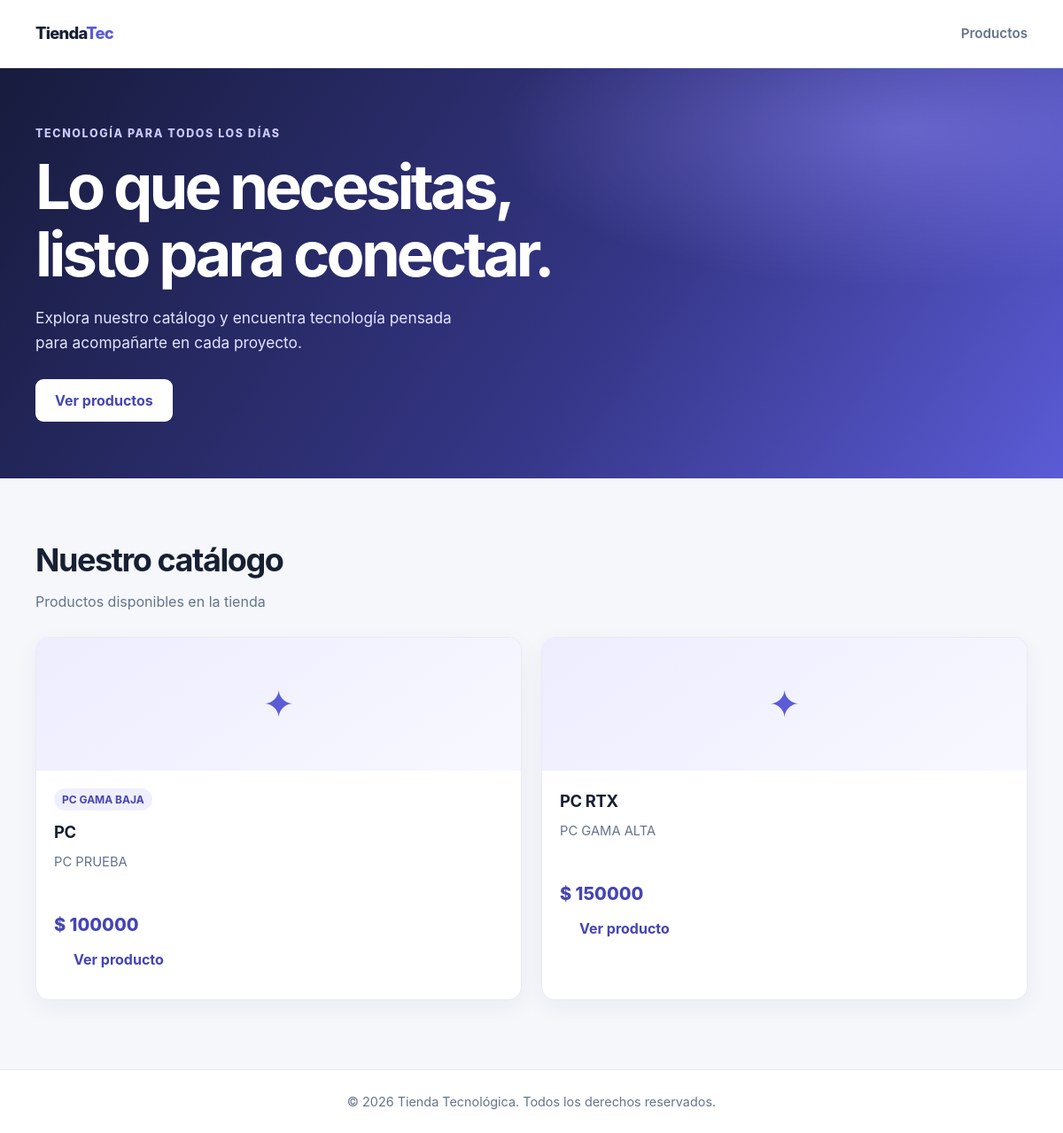
Before: / with the older database file.
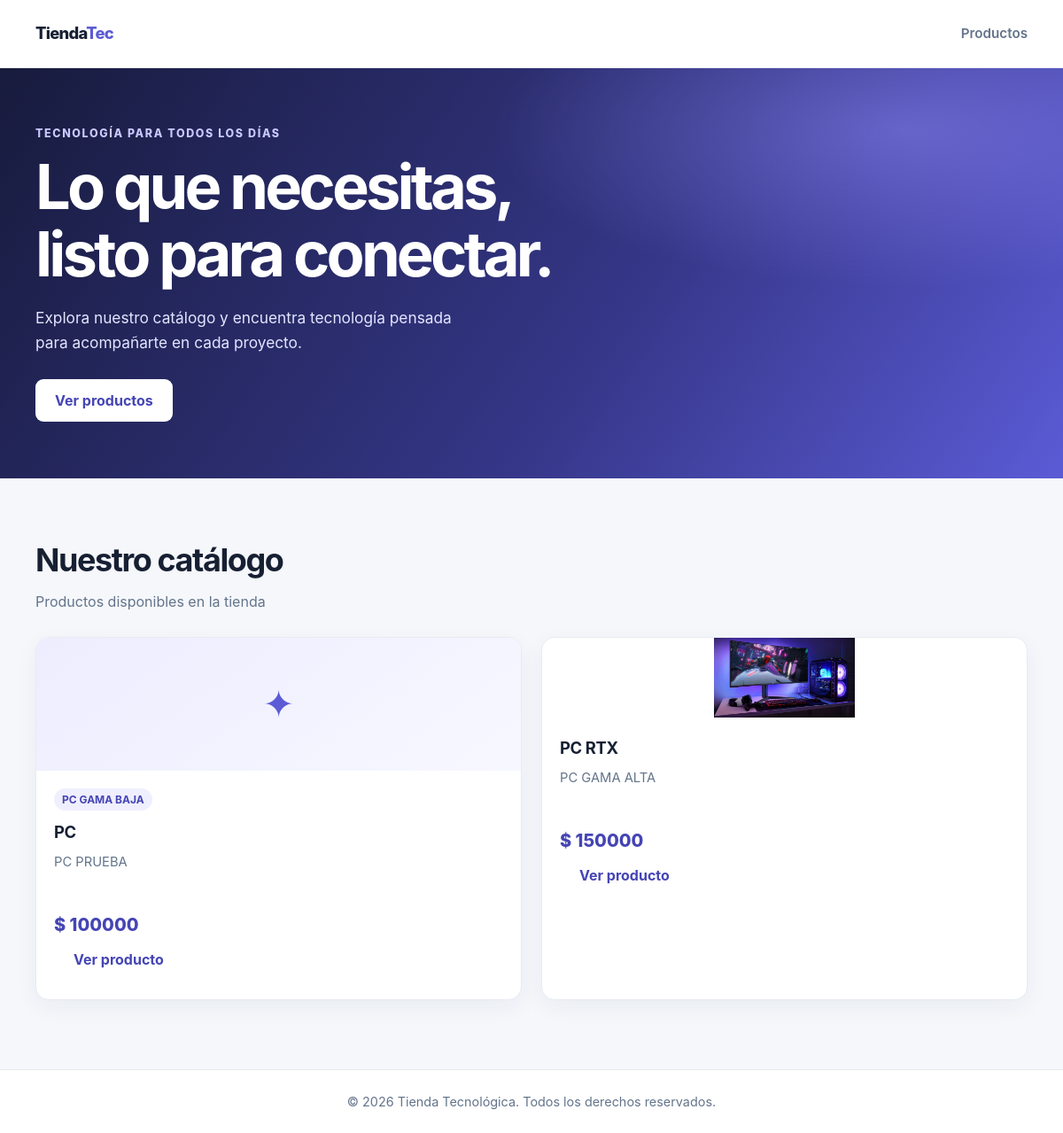
After: the same page with the newer database file.
### catalogo/models.py (models this page shows, shortened)
class Catalogo(models.Model):
    nombre = models.CharField(max_length=100)
    descripcion = models.TextField()
    precio = models.DecimalField(max_digits=10, decimal_places=2)
    fecha_creacion = models.DateTimeField(auto_now_add=True)
    miniatura = models.ImageField(upload_to='productos/', null=True, blank=True)

class Categoria(models.Model):
    nombre = models.CharField(max_length=100)
    descripcion = models.TextField()
    foreign_key = models.ForeignKey(Catalogo, on_delete=models.CASCADE, related_name='categorias')

### catalogo/views.py (the view)
# urls.py: path('', views.inicio, name='inicio'),
def inicio(request):
    productos = Catalogo.objects.prefetch_related('categorias')
    cat = request.GET.get('categoria')
    if cat:
        productos = productos.filter(categorias__nombre=cat)
    q = request.GET.get('q')
    if q:
        productos = productos.filter(nombre__icontains=q)
    return render(request, 'catalogo/inicio.html', {'productos': productos})

### templates/catalogo/inicio.html (shortened to what this page needs)
<!DOCTYPE html>
<html lang="es">
<head>
    {% load static %}
    <link rel="stylesheet" href="{% static 'catalogo/css/inicio.css' %}">
</head>
<body>
    <header class="topbar">
        <nav class="navigation" aria-label="Navegación principal">
            <a class="brand" href="{% url 'inicio' %}">Tienda<span>Tec</span></a>
            <a class="nav-link" href="#productos">Productos</a>
        </nav>
    </header>
    <main>
        <section class="hero">
            <div class="hero-content">
                <div class="hero-copy">
                    <p class="eyebrow">Tecnología para todos los días</p>
                    <h1>Lo que necesitas, listo para conectar.</h1>
                    <p>Explora nuestro catálogo y encuentra tecnología pensada para acompañarte en cada proyecto.</p>
                    <a class="button" href="#productos">Ver productos</a>
                </div>
            </div>
        </section>
        <section class="catalog" id="productos" aria-labelledby="catalog-title">
            <div class="section-heading">
                <div>
                    <h2 id="catalog-title">Nuestro catálogo</h2>
                    <p>Productos disponibles en la tienda</p>
                </div>
            </div>
            {% if productos %}
                <div class="product-grid">
                    {% for producto in productos %}
                        <article class="product-card">
                            {% if producto.miniatura %}
                                <img class="product-image{% if producto.nombre == 'PC RTX' %} product-image-rtx{% endif %}" src="{{ producto.miniatura.url }}" alt="{{ producto.nombre }}">
                            {% else %}
                                <div class="product-art" aria-hidden="true">✦</div>
                            {% endif %}
                            <div class="product-info">
                                {% if producto.categorias.all %}
                                    <div class="category-list">
                                        {% for categoria in producto.categorias.all %}
                                            <span class="category">{{ categoria.nombre }}</span>
                                        {% endfor %}
                                    </div>
                                {% endif %}
                                <h3>{{ producto.nombre }}</h3>
                                <p class="description">{{ producto.descripcion|default:"Consulta los detalles de este producto." }}</p>
                                <p class="price">$ {{ producto.precio|floatformat:0 }}</p>
                                <a class="button" href="{% url 'detalle_producto' producto.nombre %}">Ver producto</a>
                            </div>
                        </article>
                    {% endfor %}
                </div>
            {% else %}
                <div class="empty-state">
                    <h3>Aún no hay productos</h3>
                    <p>Estamos preparando el catálogo. Vuelve pronto para descubrir las novedades.</p>
                </div>
            {% endif %}
        </section>
    </main>
    <footer>
        &copy; {% now "Y" %} Tienda Tecnológica. Todos los derechos reservados.
    </footer>
</body>
</html>

### catalogo/static/catalogo/css/inicio.css (style rules this page uses)
:root { color-scheme: light; --ink: #172033; --muted: #64748b; --brand: #5b5bd6; --brand-dark: #4545b5; --surface: #ffffff; --background: #f5f7fb; }
* { box-sizing: border-box; }
html { scroll-behavior: smooth; }
body { margin: 0; background: var(--background); color: var(--ink); font-family: Inter, "Segoe UI", Arial, sans-serif; line-height: 1.6; }
a { color: inherit; text-decoration: none; }
.topbar { background: var(--surface); border-bottom: 1px solid #e7eaf1; }
.navigation { width: min(1120px, calc(100% - 40px)); min-height: 76px; margin: 0 auto; display: flex; align-items: center; justify-content: space-between; gap: 24px; }
.brand { font-size: 1.15rem; font-weight: 800; letter-spacing: -0.04em; }
.brand span { color: var(--brand); }
.nav-link { color: var(--muted); font-size: 0.95rem; font-weight: 600; }
.hero { overflow: hidden; background: radial-gradient(ellipse at 85% 15%, rgba(150, 143, 255, 0.45), transparent 32%), linear-gradient(125deg, #171b3c, #353687 58%, #5b5bd6); color: white; }
.hero-content { width: min(1120px, calc(100% - 40px)); min-height: 340px; margin: 0 auto; padding: 64px 0; display: flex; align-items: center; }
.hero-copy { max-width: 660px; }
.eyebrow { margin: 0 0 12px; color: #c9c8ff; font-size: 0.78rem; font-weight: 800; letter-spacing: 0.13em; text-transform: uppercase; }
h1 { margin: 0; font-size: clamp(2.4rem, 6vw, 4.4rem); letter-spacing: -0.055em; line-height: 1.08; }
.hero-copy > p:not(.eyebrow) { max-width: 510px; margin: 20px 0 28px; color: #e3e5ff; font-size: 1.08rem; }
.button { display: inline-flex; min-height: 48px; align-items: center; justify-content: center; padding: 0 22px; border-radius: 9px; background: white; color: var(--brand-dark); font-weight: 750; }
.catalog { width: min(1120px, calc(100% - 40px)); margin: 0 auto; padding: 64px 0 78px; }
.section-heading { margin-bottom: 26px; display: flex; align-items: end; justify-content: space-between; gap: 16px; }
.section-heading h2 { margin: 0; font-size: clamp(1.7rem, 4vw, 2.25rem); letter-spacing: -0.04em; }
.section-heading p { margin: 5px 0 0; color: var(--muted); }
.product-grid { display: grid; grid-template-columns: repeat(auto-fit, minmax(min(100%, 250px), 1fr)); gap: 22px; }
.product-card { overflow: hidden; border: 1px solid #e8ebf2; border-radius: 15px; background: var(--surface); box-shadow: 0 8px 26px rgba(27, 37, 71, 0.05); }
.product-art { min-height: 150px; display: grid; place-items: center; background: linear-gradient(145deg, #ededff, #f7f8ff); color: var(--brand); font-size: 2.7rem; }
.product-image { display: block; width: 100%; height: 170px; object-fit: contain; background: #fff; }
.product-image-rtx { width: 65%; height: 90px; margin: 0 auto; }
.product-info { padding: 20px; }
.category-list { margin-bottom: 10px; display: flex; flex-wrap: wrap; gap: 7px; }
.category { padding: 3px 9px; border-radius: 99px; background: #f0efff; color: var(--brand-dark); font-size: 0.75rem; font-weight: 700; }
.product-info h3 { margin: 0; font-size: 1.15rem; letter-spacing: -0.02em; }
.description { min-height: 48px; margin: 8px 0 18px; color: var(--muted); font-size: 0.92rem; }
.price { margin: 0; color: var(--brand-dark); font-size: 1.25rem; font-weight: 800; }
footer { padding: 24px 20px; border-top: 1px solid #e7eaf1; background: var(--surface); color: var(--muted); text-align: center; font-size: 0.9rem; }

Changed rows visible on the page:
changed Catalogo "PC RTX": miniatura: picture added; no longer shows "✦"
